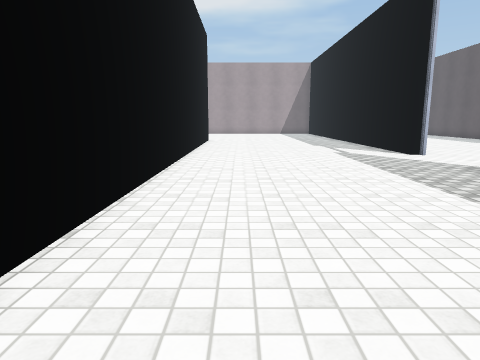
View 1 (above)

16 first-person views from a walk through a scene from a Unity 3-D project. The camera is 1.2 m above the floor, tilts 10° down and sees 70° across. Doors are open. The floor is counted in squares, 1 m on a side. Each view is taken from the middle of a square. On the plan, view 1 faces up. The plan holds only what a view shows up to about 14 squares ahead; the rest is blank. The place goes on beyond the plan. The player is left out. Surface patterns are stand-ins for the level's own textures.

View 2
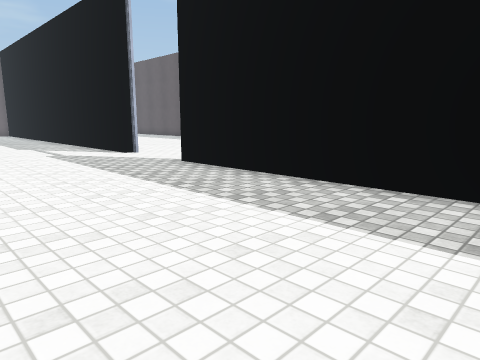

View 3
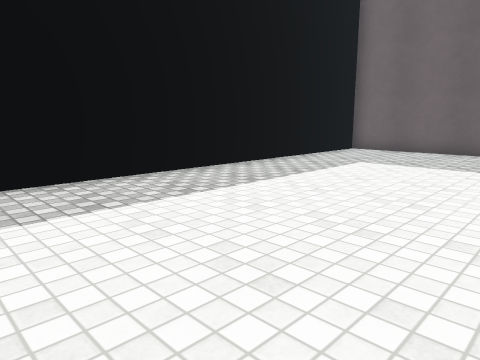

View 4
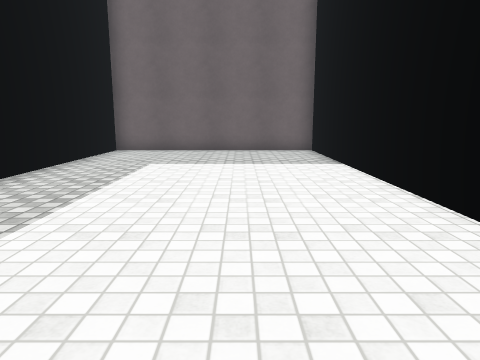

View 5
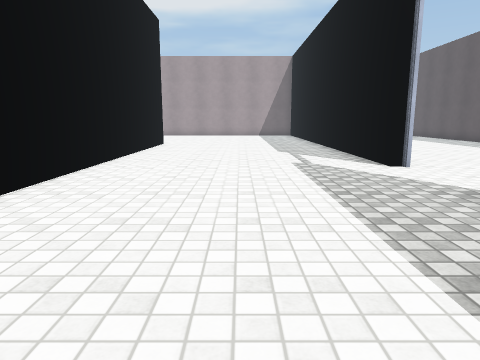

View 6
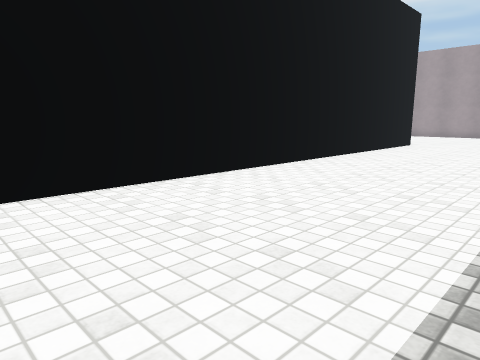

View 7
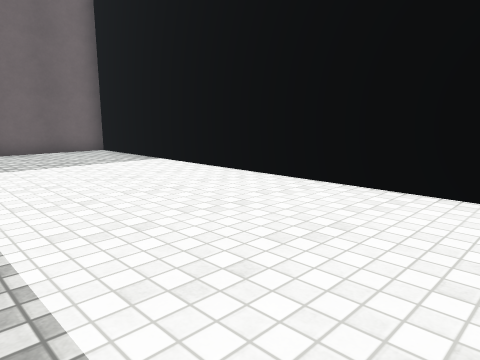

View 8
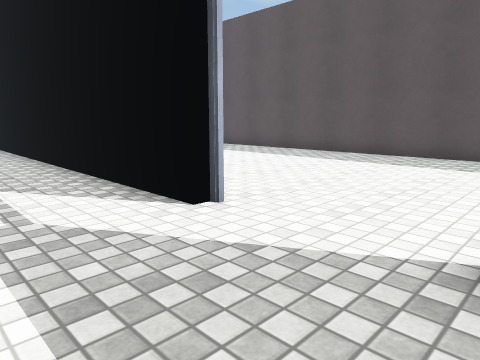

View 9
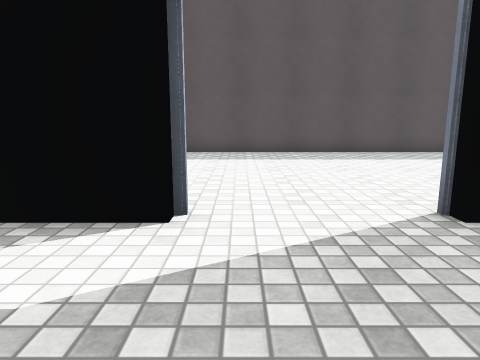

View 10
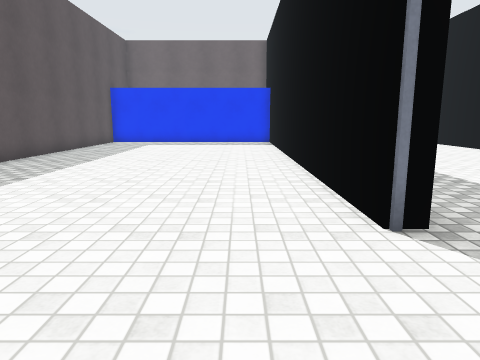

View 11
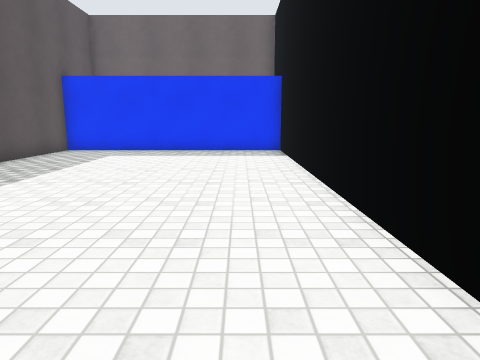

View 12
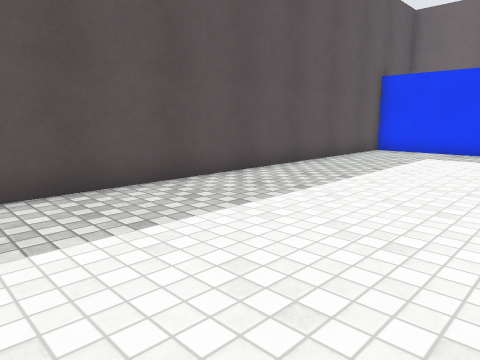

View 13
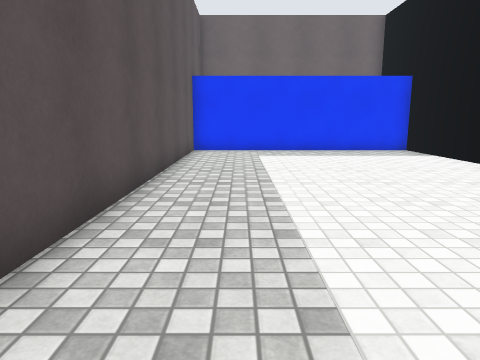

View 14
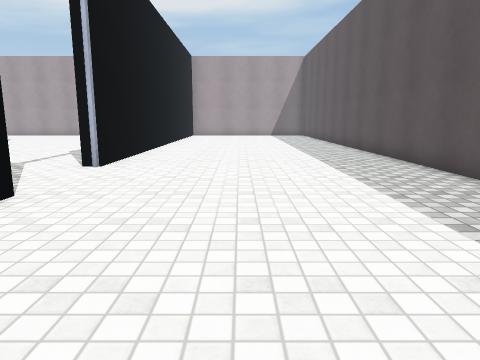

View 15
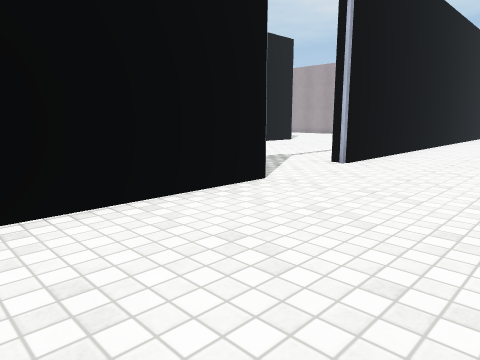

View 16
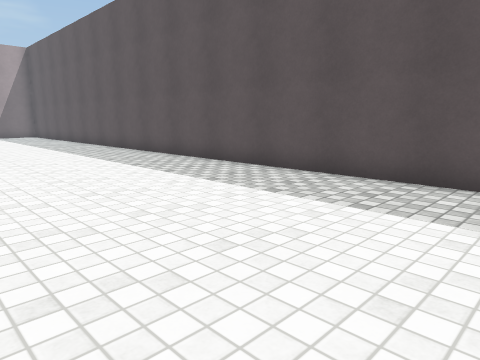

### Floor plan
Points are (right, up) in squares from view 1. A wall is a line through its corners. A room is listed if a view was taken in it or the views show most of it. See-through windows are left out.
Room 1 (views 1, 2, 3, 4, 5, 6, 7, 8, 9)
walls: (5.9, 11.8) (5.9, 17.5); (-1.8, 17.4) (-1.8, -9.6) (5.9, -9.6) (5.9, 8.4)
ways out: open door at (6, 10) to room 2
Room 2 (views 10, 11, 12, 13, 14, 15, 16)
walls: (6.4, 8.4) (6.4, -6.6) (14.8, -6.6) (14.8, 17.2); (6.4, 17.5) (6.4, 11.8)
ways out: open door at (6, 10) to room 1

Where each view was taken, in squares from view 1:
view 1: 0 up, 0 right, facing up
view 2: 0 up, 0 right, facing up-right
view 3: 4 up, 1 left, facing down-right
view 4: 4 up, 1 right, facing down
view 5: 3 up, 2 right, facing up
view 6: 3 up, 4 right, facing up-left
view 7: 4 up, 4 right, facing down-left
view 8: 8 up, 3 right, facing up-right
view 9: 11 up, 2 right, facing right
view 10: 12 up, 8 right, facing down
view 11: 7 up, 8 right, facing down
view 12: 7 up, 9 right, facing down-right
view 13: 7 up, 13 right, facing down
view 14: 3 up, 10 right, facing up
view 15: 3 up, 11 right, facing up-left
view 16: 3 up, 8 right, facing up-right
